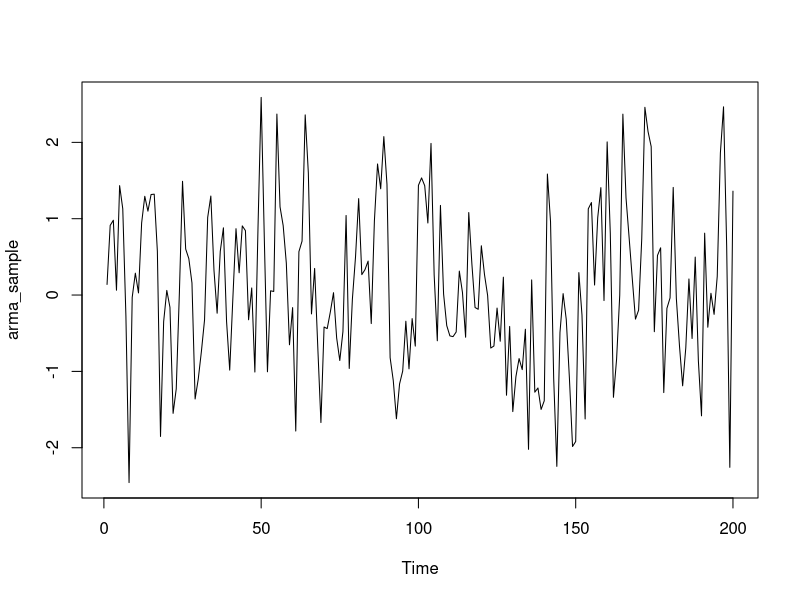
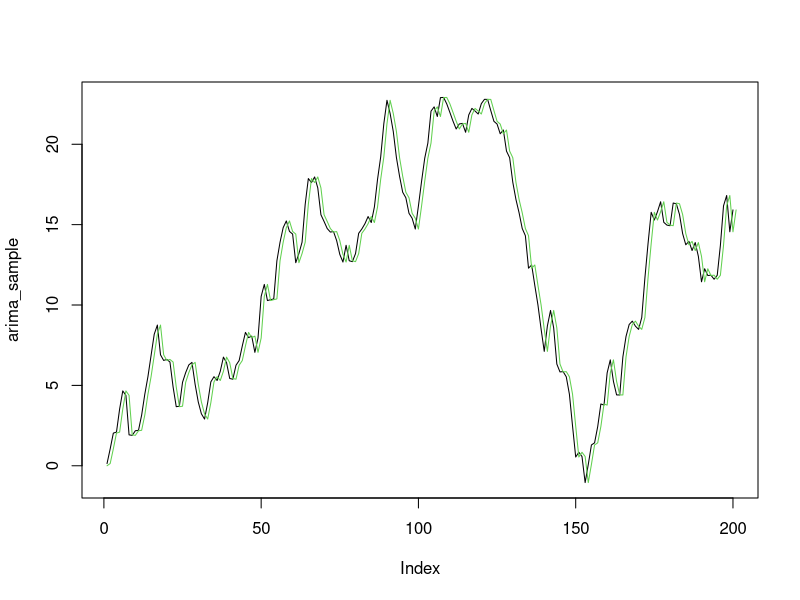
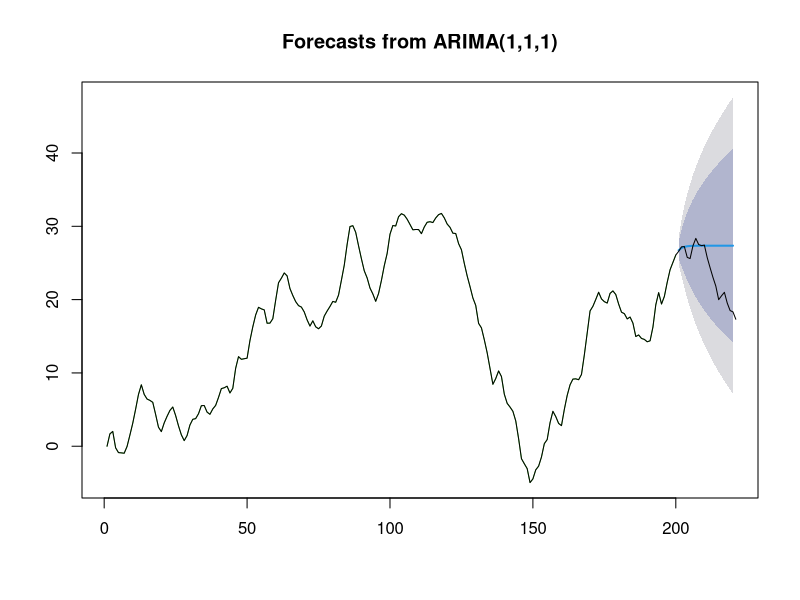

Recreate these plots in R, in order. (Note: this script raises an error after producing the figures.)
library(forecast)
#ARIMA simulation

##data generating ARIMA(1,1,1)
set.seed(1)
arma_sample<-arima.sim(model=list(ar=c(0.2),ma=c(0.3)),n=200)
plot(arma_sample)
#cumulative sum of arma sample
arima_sample<-cumsum(arma_sample)

plot(arima_sample, type='l')

set.seed(1)
arima_sample2<-arima.sim(model=list(order=c(1,1,1),ar=c(0.2),ma=c(0.3)),n=200)
points(arima_sample2,col=3, type='l') # almost same 

#data fitting
set.seed(1)
data<-arima.sim(model=list(order=c(1,1,1),ar=c(0.5),ma=c(0.3)),n=220)
traindata<-data[1:200]
arima.fit<-arima(traindata, order=c(1,1,1))
arima.forecast<-forecast(arima.fit, h=20)
arima.fit

plot(arima.forecast, col=3)
points(data,type='l')

#one step ahead forecast using new observations without reestimation
arima.forecast2<-Arima(data[201:220],model=arima.fit)
arima.forecast2
arima.forecast2$fitted
accuracy(arima.forecast2)
# big Arima is wrapper function for arima 
# adding more functions than the previous arima function 
#brings the coefficient from arima fit 

arima_RMSE<-sqrt(mean(arima.forecast2$residuals^2))
arima_RMSE

#one step forecasting using the new observation 
prediction=c()
for (i in 1:20){
  data2<-data[1:c(199+i)]
  arima.fitting<-arima(data2,order=c(1,1,1))
  phi<-as.numeric(arima.fitting$coef[1]); theta<-as.numeric(arima.fitting$coef[2])
  prediction[i]<-data[199+i]+phi*(data[199+i]-data[198+i])+theta*arima.fitting
}